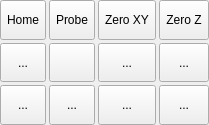
<?xml version="1.0" encoding="UTF-8"?>
<ui version="4.0">
 <class>partMainControl</class>
 <widget class="QWidget" name="partMainControl">
  <property name="geometry">
   <rect>
    <x>0</x>
    <y>0</y>
    <width>208</width>
    <height>125</height>
   </rect>
  </property>
  <property name="sizePolicy">
   <sizepolicy hsizetype="Expanding" vsizetype="Expanding">
    <horstretch>0</horstretch>
    <verstretch>0</verstretch>
   </sizepolicy>
  </property>
  <property name="minimumSize">
   <size>
    <width>0</width>
    <height>0</height>
   </size>
  </property>
  <property name="maximumSize">
   <size>
    <width>16777215</width>
    <height>166666</height>
   </size>
  </property>
  <property name="windowTitle">
   <string>Form</string>
  </property>
  <layout class="QVBoxLayout" name="verticalLayout">
   <property name="spacing">
    <number>3</number>
   </property>
   <property name="leftMargin">
    <number>0</number>
   </property>
   <property name="topMargin">
    <number>0</number>
   </property>
   <property name="rightMargin">
    <number>0</number>
   </property>
   <property name="bottomMargin">
    <number>0</number>
   </property>
   <item>
    <layout class="QGridLayout" name="gridLayout" columnstretch="0,0,0,0,0">
     <property name="spacing">
      <number>3</number>
     </property>
     <item row="2" column="2">
      <widget class="StyledToolButton" name="cmdReset">
       <property name="sizePolicy">
        <sizepolicy hsizetype="MinimumExpanding" vsizetype="Expanding">
         <horstretch>0</horstretch>
         <verstretch>0</verstretch>
        </sizepolicy>
       </property>
       <property name="toolTip">
        <string>Reset</string>
       </property>
       <property name="text">
        <string>...</string>
       </property>
       <property name="icon">
        <iconset resource="../../../resources/images.qrc">
         <normaloff>:/images/restart.png</normaloff>:/images/restart.png</iconset>
       </property>
       <property name="iconSize">
        <size>
         <width>32</width>
         <height>32</height>
        </size>
       </property>
       <property name="shortcut">
        <string>Ctrl+R</string>
       </property>
       <property name="adjustSize" stdset="0">
        <bool>true</bool>
       </property>
      </widget>
     </item>
     <item row="1" column="2">
      <widget class="StyledToolButton" name="cmdSleep">
       <property name="sizePolicy">
        <sizepolicy hsizetype="MinimumExpanding" vsizetype="Expanding">
         <horstretch>0</horstretch>
         <verstretch>0</verstretch>
        </sizepolicy>
       </property>
       <property name="toolTip">
        <string>Sleep</string>
       </property>
       <property name="text">
        <string>...</string>
       </property>
       <property name="icon">
        <iconset resource="../../../resources/images.qrc">
         <normaloff>:/images/power4.png</normaloff>:/images/power4.png</iconset>
       </property>
       <property name="iconSize">
        <size>
         <width>32</width>
         <height>32</height>
        </size>
       </property>
       <property name="adjustSize" stdset="0">
        <bool>true</bool>
       </property>
      </widget>
     </item>
     <item row="0" column="0">
      <widget class="StyledToolButton" name="cmdHome">
       <property name="sizePolicy">
        <sizepolicy hsizetype="MinimumExpanding" vsizetype="Expanding">
         <horstretch>0</horstretch>
         <verstretch>0</verstretch>
        </sizepolicy>
       </property>
       <property name="toolTip">
        <string>Home</string>
       </property>
       <property name="text">
        <string>Home</string>
       </property>
       <property name="icon">
        <iconset resource="../../../resources/images.qrc">
         <normaloff>:/images/search_for_home2.png</normaloff>:/images/search_for_home2.png</iconset>
       </property>
       <property name="iconSize">
        <size>
         <width>32</width>
         <height>32</height>
        </size>
       </property>
       <property name="adjustSize" stdset="0">
        <bool>true</bool>
       </property>
      </widget>
     </item>
     <item row="2" column="4">
      <widget class="StyledToolButton" name="cmdUnlock">
       <property name="enabled">
        <bool>true</bool>
       </property>
       <property name="sizePolicy">
        <sizepolicy hsizetype="MinimumExpanding" vsizetype="Expanding">
         <horstretch>0</horstretch>
         <verstretch>0</verstretch>
        </sizepolicy>
       </property>
       <property name="minimumSize">
        <size>
         <width>50</width>
         <height>0</height>
        </size>
       </property>
       <property name="toolTip">
        <string>Unlock</string>
       </property>
       <property name="text">
        <string>...</string>
       </property>
       <property name="icon">
        <iconset resource="../../../resources/images.qrc">
         <normaloff>:/images/unlock1.png</normaloff>:/images/unlock1.png</iconset>
       </property>
       <property name="iconSize">
        <size>
         <width>32</width>
         <height>32</height>
        </size>
       </property>
       <property name="shortcut">
        <string>Ctrl+U</string>
       </property>
       <property name="adjustSize" stdset="0">
        <bool>true</bool>
       </property>
      </widget>
     </item>
     <item row="1" column="0">
      <widget class="StyledToolButton" name="cmdHold">
       <property name="sizePolicy">
        <sizepolicy hsizetype="MinimumExpanding" vsizetype="Expanding">
         <horstretch>0</horstretch>
         <verstretch>0</verstretch>
        </sizepolicy>
       </property>
       <property name="toolTip">
        <string>Hold</string>
       </property>
       <property name="text">
        <string>...</string>
       </property>
       <property name="icon">
        <iconset resource="../../../resources/images.qrc">
         <normaloff>:/images/pause.png</normaloff>:/images/pause.png</iconset>
       </property>
       <property name="iconSize">
        <size>
         <width>32</width>
         <height>32</height>
        </size>
       </property>
       <property name="checkable">
        <bool>true</bool>
       </property>
       <property name="adjustSize" stdset="0">
        <bool>true</bool>
       </property>
      </widget>
     </item>
     <item row="2" column="0">
      <widget class="StyledToolButton" name="cmdCheck">
       <property name="sizePolicy">
        <sizepolicy hsizetype="MinimumExpanding" vsizetype="Expanding">
         <horstretch>0</horstretch>
         <verstretch>0</verstretch>
        </sizepolicy>
       </property>
       <property name="toolTip">
        <string>Check</string>
       </property>
       <property name="text">
        <string>...</string>
       </property>
       <property name="icon">
        <iconset resource="../../../resources/images.qrc">
         <normaloff>:/images/check1.png</normaloff>:/images/check1.png</iconset>
       </property>
       <property name="iconSize">
        <size>
         <width>32</width>
         <height>32</height>
        </size>
       </property>
       <property name="checkable">
        <bool>false</bool>
       </property>
       <property name="adjustSize" stdset="0">
        <bool>true</bool>
       </property>
      </widget>
     </item>
     <item row="2" column="1">
      <widget class="StyledToolButton" name="cmdDoor">
       <property name="sizePolicy">
        <sizepolicy hsizetype="MinimumExpanding" vsizetype="Expanding">
         <horstretch>0</horstretch>
         <verstretch>0</verstretch>
        </sizepolicy>
       </property>
       <property name="toolTip">
        <string>Door</string>
       </property>
       <property name="text">
        <string>...</string>
       </property>
       <property name="icon">
        <iconset resource="../../../resources/images.qrc">
         <normaloff>:/images/door.png</normaloff>:/images/door.png</iconset>
       </property>
       <property name="iconSize">
        <size>
         <width>32</width>
         <height>32</height>
        </size>
       </property>
       <property name="adjustSize" stdset="0">
        <bool>true</bool>
       </property>
      </widget>
     </item>
     <item row="1" column="4">
      <widget class="StyledToolButton" name="cmdFlood">
       <property name="sizePolicy">
        <sizepolicy hsizetype="MinimumExpanding" vsizetype="Expanding">
         <horstretch>0</horstretch>
         <verstretch>0</verstretch>
        </sizepolicy>
       </property>
       <property name="toolTip">
        <string>Flood</string>
       </property>
       <property name="text">
        <string>...</string>
       </property>
       <property name="icon">
        <iconset resource="../../../resources/images.qrc">
         <normaloff>:/images/flood.png</normaloff>:/images/flood.png</iconset>
       </property>
       <property name="iconSize">
        <size>
         <width>32</width>
         <height>32</height>
        </size>
       </property>
       <property name="checkable">
        <bool>true</bool>
       </property>
       <property name="adjustSize" stdset="0">
        <bool>true</bool>
       </property>
      </widget>
     </item>
     <item row="0" column="1">
      <widget class="StyledToolButton" name="cmdProbe">
       <property name="sizePolicy">
        <sizepolicy hsizetype="MinimumExpanding" vsizetype="Expanding">
         <horstretch>0</horstretch>
         <verstretch>0</verstretch>
        </sizepolicy>
       </property>
       <property name="text">
        <string>Probe</string>
       </property>
       <property name="icon">
        <iconset resource="../../../resources/images.qrc">
         <normaloff>:/images/probe_z.svg</normaloff>:/images/probe_z.svg</iconset>
       </property>
       <property name="iconSize">
        <size>
         <width>32</width>
         <height>32</height>
        </size>
       </property>
      </widget>
     </item>
     <item row="0" column="2">
      <widget class="StyledToolButton" name="cmdZeroXY">
       <property name="sizePolicy">
        <sizepolicy hsizetype="MinimumExpanding" vsizetype="Expanding">
         <horstretch>0</horstretch>
         <verstretch>0</verstretch>
        </sizepolicy>
       </property>
       <property name="text">
        <string>Zero XY</string>
       </property>
       <property name="icon">
        <iconset resource="../../../resources/images.qrc">
         <normaloff>:/images/axis_zero.svg</normaloff>:/images/axis_zero.svg</iconset>
       </property>
       <property name="iconSize">
        <size>
         <width>32</width>
         <height>32</height>
        </size>
       </property>
       <property name="shortcut">
        <string>Ctrl+Z</string>
       </property>
      </widget>
     </item>
     <item row="0" column="4">
      <widget class="StyledToolButton" name="cmdZeroZ">
       <property name="sizePolicy">
        <sizepolicy hsizetype="MinimumExpanding" vsizetype="Expanding">
         <horstretch>0</horstretch>
         <verstretch>0</verstretch>
        </sizepolicy>
       </property>
       <property name="text">
        <string>Zero Z</string>
       </property>
       <property name="icon">
        <iconset resource="../../../resources/images.qrc">
         <normaloff>:/images/zero_z.svg</normaloff>:/images/zero_z.svg</iconset>
       </property>
       <property name="iconSize">
        <size>
         <width>32</width>
         <height>32</height>
        </size>
       </property>
      </widget>
     </item>
     <item row="1" column="1">
      <widget class="StyledToolButton" name="cmdScanTable">
       <property name="sizePolicy">
        <sizepolicy hsizetype="MinimumExpanding" vsizetype="Expanding">
         <horstretch>0</horstretch>
         <verstretch>0</verstretch>
        </sizepolicy>
       </property>
       <property name="minimumSize">
        <size>
         <width>0</width>
         <height>0</height>
        </size>
       </property>
       <property name="icon">
        <iconset resource="../../../resources/images.qrc">
         <normaloff>:/images/control/scan_table.svg</normaloff>:/images/control/scan_table.svg</iconset>
       </property>
       <property name="iconSize">
        <size>
         <width>32</width>
         <height>32</height>
        </size>
       </property>
      </widget>
     </item>
    </layout>
   </item>
  </layout>
 </widget>
 <customwidgets>
  <customwidget>
   <class>StyledToolButton</class>
   <extends>QToolButton</extends>
   <header>styledtoolbutton.h</header>
  </customwidget>
 </customwidgets>
 <resources>
  <include location="../../../resources/images.qrc"/>
 </resources>
 <connections>
  <connection>
   <sender>cmdHome</sender>
   <signal>clicked()</signal>
   <receiver>partMainControl</receiver>
   <slot>onCmdHomeClicked()</slot>
   <hints>
    <hint type="sourcelabel">
     <x>32</x>
     <y>26</y>
    </hint>
    <hint type="destinationlabel">
     <x>3</x>
     <y>14</y>
    </hint>
   </hints>
  </connection>
  <connection>
   <sender>cmdHold</sender>
   <signal>toggled(bool)</signal>
   <receiver>partMainControl</receiver>
   <slot>onCmdHoldClicked(bool)</slot>
   <hints>
    <hint type="sourcelabel">
     <x>95</x>
     <y>29</y>
    </hint>
    <hint type="destinationlabel">
     <x>90</x>
     <y>5</y>
    </hint>
   </hints>
  </connection>
  <connection>
   <sender>cmdReset</sender>
   <signal>clicked()</signal>
   <receiver>partMainControl</receiver>
   <slot>onCmdResetClicked()</slot>
   <hints>
    <hint type="sourcelabel">
     <x>126</x>
     <y>32</y>
    </hint>
    <hint type="destinationlabel">
     <x>146</x>
     <y>32</y>
    </hint>
   </hints>
  </connection>
  <connection>
   <sender>cmdUnlock</sender>
   <signal>clicked()</signal>
   <receiver>partMainControl</receiver>
   <slot>onCmdUnlockClicked()</slot>
   <hints>
    <hint type="sourcelabel">
     <x>176</x>
     <y>17</y>
    </hint>
    <hint type="destinationlabel">
     <x>194</x>
     <y>18</y>
    </hint>
   </hints>
  </connection>
  <connection>
   <sender>cmdDoor</sender>
   <signal>clicked()</signal>
   <receiver>partMainControl</receiver>
   <slot>onCmdDoorClicked()</slot>
   <hints>
    <hint type="sourcelabel">
     <x>118</x>
     <y>76</y>
    </hint>
    <hint type="destinationlabel">
     <x>122</x>
     <y>101</y>
    </hint>
   </hints>
  </connection>
  <connection>
   <sender>cmdSleep</sender>
   <signal>clicked()</signal>
   <receiver>partMainControl</receiver>
   <slot>onCmdSleepClicked()</slot>
   <hints>
    <hint type="sourcelabel">
     <x>71</x>
     <y>82</y>
    </hint>
    <hint type="destinationlabel">
     <x>75</x>
     <y>100</y>
    </hint>
   </hints>
  </connection>
  <connection>
   <sender>cmdCheck</sender>
   <signal>toggled(bool)</signal>
   <receiver>partMainControl</receiver>
   <slot>onCmdCheckClicked(bool)</slot>
   <hints>
    <hint type="sourcelabel">
     <x>30</x>
     <y>71</y>
    </hint>
    <hint type="destinationlabel">
     <x>38</x>
     <y>98</y>
    </hint>
   </hints>
  </connection>
  <connection>
   <sender>cmdFlood</sender>
   <signal>toggled(bool)</signal>
   <receiver>partMainControl</receiver>
   <slot>onCmdFloodClicked(bool)</slot>
   <hints>
    <hint type="sourcelabel">
     <x>173</x>
     <y>76</y>
    </hint>
    <hint type="destinationlabel">
     <x>194</x>
     <y>77</y>
    </hint>
   </hints>
  </connection>
  <connection>
   <sender>cmdProbe</sender>
   <signal>clicked()</signal>
   <receiver>partMainControl</receiver>
   <slot>onCmdProbeClicked()</slot>
   <hints>
    <hint type="sourcelabel">
     <x>77</x>
     <y>20</y>
    </hint>
    <hint type="destinationlabel">
     <x>103</x>
     <y>62</y>
    </hint>
   </hints>
  </connection>
  <connection>
   <sender>cmdZeroZ</sender>
   <signal>clicked()</signal>
   <receiver>partMainControl</receiver>
   <slot>onCmdZeroZClicked()</slot>
   <hints>
    <hint type="sourcelabel">
     <x>181</x>
     <y>20</y>
    </hint>
    <hint type="destinationlabel">
     <x>103</x>
     <y>62</y>
    </hint>
   </hints>
  </connection>
  <connection>
   <sender>cmdZeroXY</sender>
   <signal>clicked()</signal>
   <receiver>partMainControl</receiver>
   <slot>onCmdZeroXYClicked()</slot>
   <hints>
    <hint type="sourcelabel">
     <x>129</x>
     <y>20</y>
    </hint>
    <hint type="destinationlabel">
     <x>103</x>
     <y>62</y>
    </hint>
   </hints>
  </connection>
 </connections>
 <slots>
  <slot>onCmdHomeClicked()</slot>
  <slot>onCmdCheckClicked(bool)</slot>
  <slot>onCmdFloodClicked(bool)</slot>
  <slot>onCmdResetClicked()</slot>
  <slot>onCmdUnlockClicked()</slot>
  <slot>onCmdHoldClicked(bool)</slot>
  <slot>onCmdSleepClicked()</slot>
  <slot>onCmdDoorClicked()</slot>
  <slot>onCmdProbeClicked()</slot>
  <slot>onCmdZeroZClicked()</slot>
  <slot>onCmdZeroXYClicked()</slot>
 </slots>
</ui>
